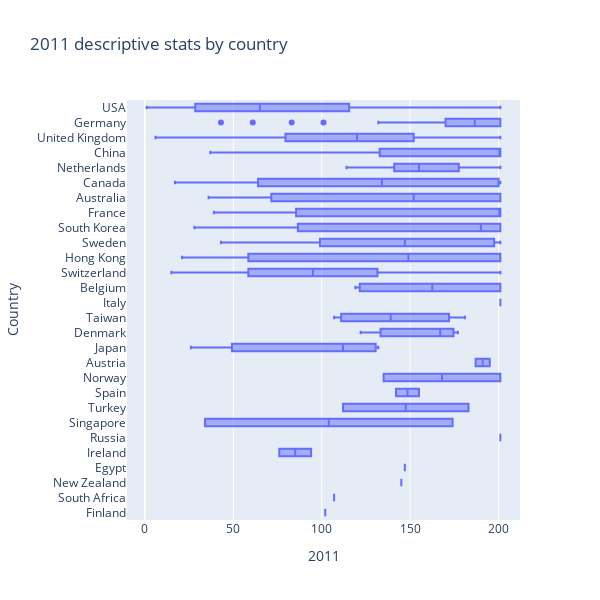
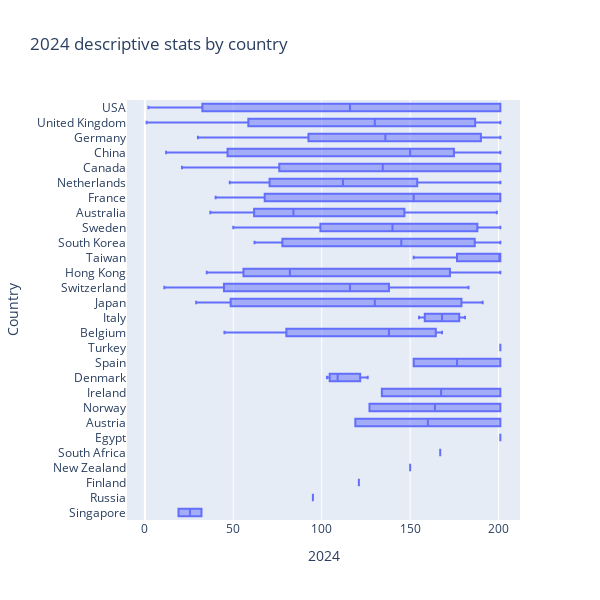

Here is the notebook cell these charts were saved with, in order:
### Markdown cell above
How have the university rankings changed since 2011?

### Code cell
# look at the IQR, median, max, min by country-- looking for anything noticeable 

fig2011 = px.box(df, x='2011', y= z, title="2011 descriptive stats by country",height=600, width =600)
fig2011.update_yaxes(
    categoryorder='total descending',  
    autorange="reversed" 
)
fig2024 = px.box(df, x='2024', y= z, title="2024 descriptive stats by country",height=600, width =600)
fig2024.update_yaxes(
    categoryorder='total descending',  
    autorange="reversed"  
)

fig2011.show()
fig2024.show()

### Figure 1 — Plotly figure (JSON) as saved in the notebook; plotly's stock layout.template omitted (floating-point values rounded to 4 significant figures; data arrays with more than 128 entries replaced by an {"elided": "..."} marker saying what was removed)
{"data": [{"alignmentgroup": "True", "hovertemplate": "2011=%{x}<br>Country=%{y}<extra></extra>", "legendgroup": "", "marker": {"color": "#636efa"}, "name": "", "notched": false, "offsetgroup": "", "orientation": "h", "showlegend": false, "type": "box", "x": {"elided": "255 int values"}, "x0": " ", "xaxis": "x", "y": {"elided": "255 str values"}, "y0": " ", "yaxis": "y"}], "layout": {"boxmode": "group", "height": 600, "legend": {"tracegroupgap": 0}, "title": {"text": "2011 descriptive stats by country"}, "width": 600, "xaxis": {"anchor": "y", "autorange": true, "domain": [0, 1], "range": [-10.11, 212.1], "title": {"text": "2011"}, "type": "linear"}, "yaxis": {"anchor": "x", "autorange": true, "categoryorder": "total descending", "domain": [0, 1], "range": [27.5, -0.5], "title": {"text": "Country"}, "type": "category"}}}

### Figure 2 — Plotly figure (JSON) as saved in the notebook; plotly's stock layout.template omitted (floating-point values rounded to 4 significant figures; data arrays with more than 128 entries replaced by an {"elided": "..."} marker saying what was removed)
{"data": [{"alignmentgroup": "True", "hovertemplate": "2024=%{x}<br>Country=%{y}<extra></extra>", "legendgroup": "", "marker": {"color": "#636efa"}, "name": "", "notched": false, "offsetgroup": "", "orientation": "h", "showlegend": false, "type": "box", "x": {"elided": "255 int values"}, "x0": " ", "xaxis": "x", "y": {"elided": "255 str values"}, "y0": " ", "yaxis": "y"}], "layout": {"boxmode": "group", "height": 600, "legend": {"tracegroupgap": 0}, "title": {"text": "2024 descriptive stats by country"}, "width": 600, "xaxis": {"anchor": "y", "autorange": true, "domain": [0, 1], "range": [-10.11, 212.1], "title": {"text": "2024"}, "type": "linear"}, "yaxis": {"anchor": "x", "autorange": true, "categoryorder": "total descending", "domain": [0, 1], "range": [27.5, -0.5], "title": {"text": "Country"}, "type": "category"}}}
